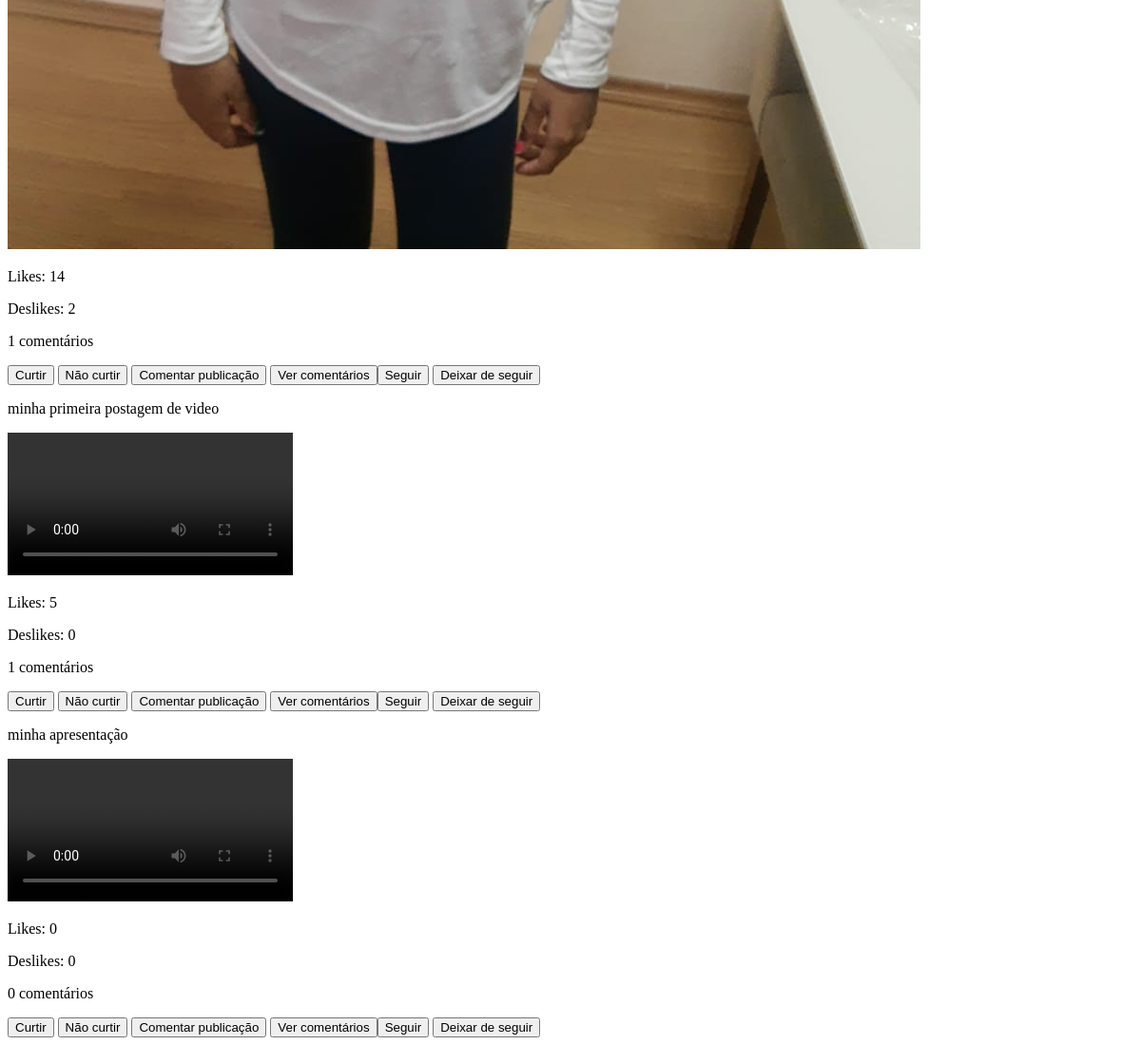
Page /minhaconta (signed in, lower part) on the earlier database version.
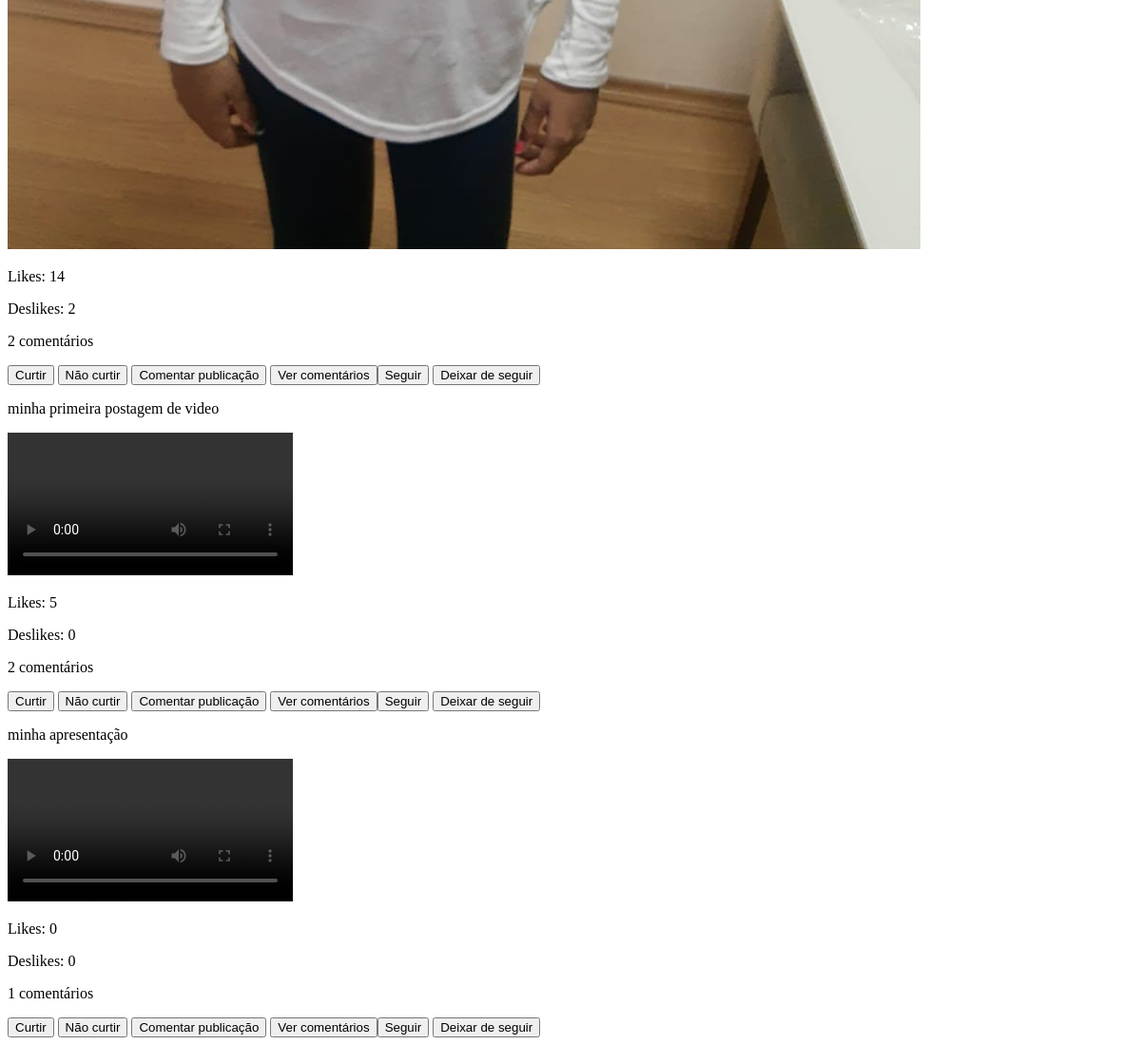
Same page on the later database version.
### redesocial/models.py (models this page shows, shortened)
class Post(models.Model):
    dono_postagem = models.ForeignKey(Conta, on_delete=models.CASCADE)
    texto = models.CharField(max_length=6000, null = True, blank=True)
    imagem_postagem = models.ImageField(upload_to = 'redesocial/ImagemPostagem', null=True, blank=True)
    video = models.FileField(upload_to='redesocial/videos', null=True, blank=True)
    curtidas = models.IntegerField(default=0)
    nao_curtidas = models.IntegerField(default = 0)
    quantidade_comentarios = models.IntegerField(default= 0)

### redesocial/views.py (the view)
# urls.py: path('minhaconta', views.minhaconta, name='minhaconta'),
@login_required
def minhaconta(request):
    nome_usuario = f"{request.user.username}"
    conta = Conta.objects.get(dono_da_conta = request.user)
    posts = Post.objects.filter(dono_postagem = conta)
    dicionario_post = {'posts':posts, 'nome_usuario': nome_usuario, 'conta':conta}
    return render(request, 'redesocial/minhaconta.html', dicionario_post)

### redesocial/templates/redesocial/minhaconta.html (shortened to what this page needs)
<!DOCTYPE html>
    <html lang="pt-br">
    <head>
    </head>
    <body>
        {%if posts%}
            {%for post in posts%}
                <section>
                    {%if post.texto%}
                        <p>{{post.texto}}</p>
                    {%else%}
                        <!--Se o usuário não criar um texto, iremos mostrar esse texto
                        padrão.-->
                        <p>A publicação não tem um texto</p>
                    {%endif%}
                    {%if post.imagem_postagem%}
                        <img src="{{post.imagem_postagem.url}}" alt="Imagem da postagem">
                    {%endif%}
                    {%if post.video%}
                        <video src="{{post.video.url}}" controls></video><br>
                    {%endif%}
                    <p>Likes: {{post.curtidas}}</p>
                    <p>Deslikes: {{post.nao_curtidas}}</p>
                    <p>{{post.quantidade_comentarios}} comentários</p>
                    <button type="submit">Curtir</button>
                    <button type="submit">Não curtir</button>
                    <button type="submit">Comentar publicação</button>
                    <button type="submit"> Ver comentários</buton>
                    <button type="submit"> Seguir</button>
                    <button type="submit">Deixar de seguir</button>
                </section>
            {%endfor%}
        {%else%}
            <p>Você ainda não fez nenhuma postagem</p>
        {%endif%}
    </body>
</html>

Differences in the rows shown:
changed Post (number 1 of 3 on the later page): quantidade_comentarios "1" → "2"
changed Post "minha primeira postagem de video": quantidade_comentarios "1" → "2"
changed Post "minha apresentação": quantidade_comentarios "0" → "1"
